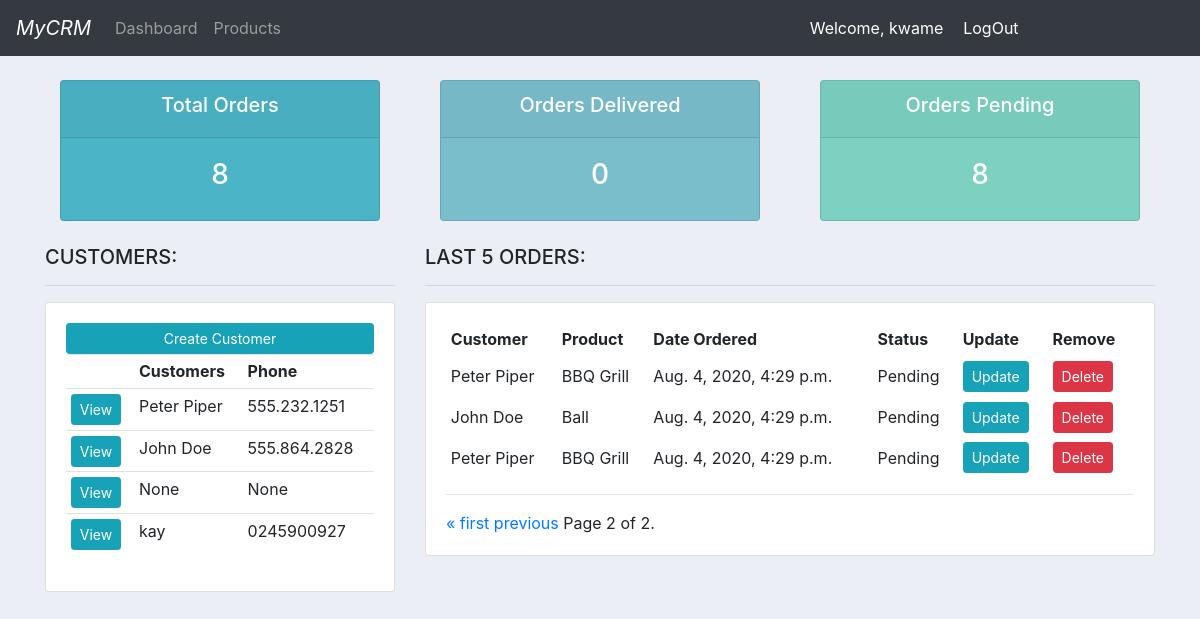
Page /?page=2 (signed in) on the committed database.
### accounts/models.py (models this page shows, shortened)
class Customer(models.Model):
	user = models.OneToOneField(User, null=True, blank=True, on_delete=models.CASCADE)
	name = models.CharField(max_length=200, null=True)
	phone = models.CharField(max_length=20, null=True)
	email = models.CharField(max_length=200, null=True)
	profile_pic = models.ImageField(default="benz.jpg", null=True, blank=True)
	date_created = models.DateTimeField(auto_now_add=True, null=True)

class Order(models.Model):
	STATUS = (
		('Pending', 'Pending'),
		('Out for Delivery', 'Out for Delivery'),
		('Delivered', 'Delivered')
	)
	customer = models.ForeignKey(Customer, null=True, on_delete=models.SET_NULL)
	product =  models.ForeignKey(Product, null=True, on_delete=models.SET_NULL)
	date_created = models.DateTimeField(auto_now_add=True, null=True)
	status = models.CharField(max_length=200, null=True, choices=STATUS)
	class Meta:
		ordering = ['-date_created']

class Product(models.Model):
	CATEGORY = (
		('Indoor', 'Indoor'),
		('Out Door', 'Out Door'),
	)
	name = models.CharField(max_length=200, null=True)
	price = models.FloatField(null=True)
	category = models.CharField(max_length=200, null=True, choices=CATEGORY)
	description = models.CharField(max_length=200, null=True, blank=True)
	date_created = models.DateTimeField(auto_now_add=True, null=True)
	tag = models.ManyToManyField(Tag)

### accounts/decorators.py (the view)
	def wrapper_func(request, *args, **kwargs):
		group = None
		if request.user.groups.exists():
			group = request.user.groups.all()[0].name
		if group == 'customer':
			return redirect('accounts:user-page')
		if group == 'admin':
			return view_func(request, *args, **kwargs)

### accounts/views.py (called while the page is built)
@login_required(login_url='accounts:login')
@admin_only
def home(request):
	customers = Customer.objects.all()
	orders = Order.objects.all()
	paginator = Paginator(orders, 5)
	page_number = request.GET.get('page')
	page_obj = paginator.get_page(page_number)
	total_customers = customers.count()
	total_orders = orders.count()
	delivered = orders.filter(status='Delivered').count()
	pending = orders.filter(status='Pending').count()
	context = {
		'customers': customers,
		'orders': orders,
		'total_customers': total_customers,
		'total_orders': total_orders,
		'delivered': delivered,
		'pending': pending,
		'page_obj':page_obj
	}
	return render(request, 'accounts/dashboard.html', context)

### accounts/templates/accounts/dashboard.html (shortened to what this page needs)
{% extends 'accounts/main.html' %}
{% block content %}
{% include 'accounts/status.html' %}
	<br>
	<div class="row">
		<div class="col-md-4">
			<h5>CUSTOMERS:</h5>
			<hr>
			<div class="card card-body">
				<a class="btn btn-info btn-sm btn-block" href="">Create Customer</a>
				<table class="table table-sm">
					<tr>
						<th></th>
						<th>Customers</th>
						<th>Phone</th>
					</tr>
					{% for customer in customers %}
						<tr>
							<th><a class="btn btn-info btn-sm" href="{% url 'accounts:customer' customer.id %}">View</a></th>
							<td>{{customer.name}}</td>
							<td>{{customer.phone}}</td>
						</tr>
					{% endfor %}
				</table>
			</div>
		</div>
		<br>
		<div class="col-md-8">
			<h5>LAST 5 ORDERS:</h5>
			<hr>
			<div class="card card-body">
				<table class="table-sm">
					<tr>
						<th>Customer</th>
						<th>Product</th>
						<th>Date Ordered</th>
						<th>Status</th>
						<th>Update</th>
						<th>Remove</th>
					</tr>
					{% for order in page_obj %}
						<tr>
							<td>{{order.customer.name}}</td>
							<td>{{order.product.name}}</td>
							<td>{{order.date_created}}</td>
							<td>{{order.status}}</td>
							<td><a class="btn btn-info btn-sm" href="{% url 'accounts:update_order' order.id %}">Update</a></td>
							<td><a class="btn btn-danger btn-sm" href="{% url 'accounts:delete_order' order.id %}">Delete</a></td>
						</tr>
					{% endfor %}
				</table>
				<hr>
				<div class="pagination">
				    <span class="step-links">
				        {% if page_obj.has_previous %}
				            <a href="?page=1">&laquo; first</a>
				            <a href="?page={{ page_obj.previous_page_number }}">previous</a>
				        {% endif %}
				        <span class="current">
				            Page {{ page_obj.number }} of {{ page_obj.paginator.num_pages }}.
				        </span>
				    </span>
				</div>
			</div>
		</div>
	</div>
{% endblock %}

### accounts/templates/accounts/navbar.html (shortened to what this page needs)
<nav class="navbar navbar-expand-lg navbar-dark bg-dark">
  <a class="navbar-brand" href="{% url 'accounts:home' %}" style="font-style: italic">MyCRM</a>
  <div class="collapse navbar-collapse" id="navbarNav">
    <ul class="navbar-nav">
      {% if request.user.is_staff %}
      <li class="nav-item">
        <a class="nav-link" href="{% url 'accounts:home' % }">Dashboard</a>
      </li>
      <li class="nav-item">
        <a class="nav-link" href="{% url 'accounts:products' %}">Products</a>
      </li>
      {% else %}
      <li class="nav-item">
        <a class="nav-link" href="{% url 'accounts:account' %}">Settings</a>
      </li>
      {% endif %}
    </ul>
  </div>
  <div class="collapse navbar-collapse col-md-4 pull-right" id="navbarNav">
    <span class="navbar-nav pull-left" style="font-size:16px; color:#fff; margin-right:20px; ">Welcome, {{request.user}}</span>
    <span class="navbar-nav pull-right" style="margin-right:20px"><a style="font-size:16px; color:#fff" href="{% url 'accounts:logout' %}">LogOut</a></span>
  </div>
</nav>

### static/css/main.css (style rules this page uses)
body { background-color: #ebeff5; }

### rows in the picture
Customer: name "Peter Piper", phone "555.232.1251"
Customer: name "John Doe", phone "555.864.2828"
Customer: name "None", phone "None"
Customer: name "kay", phone "0245900927"
Order: customer.name "Peter Piper", product.name "BBQ Grill", date_created "Aug. 4, 2020, 4:29 p.m.", status "Pending"
Order: customer.name "John Doe", product.name "Ball", date_created "Aug. 4, 2020, 4:29 p.m.", status "Pending"
Order: customer.name "Peter Piper", product.name "BBQ Grill", date_created "Aug. 4, 2020, 4:29 p.m.", status "Pending"

### other values in the picture
{{ request.user }} "kwame"
{{ total_orders }} "8"
{{ delivered }} "0"
{{ pending }} "8"
{{ page_obj.number }} "2"
{{ page_obj.paginator.num_pages }} "2"
